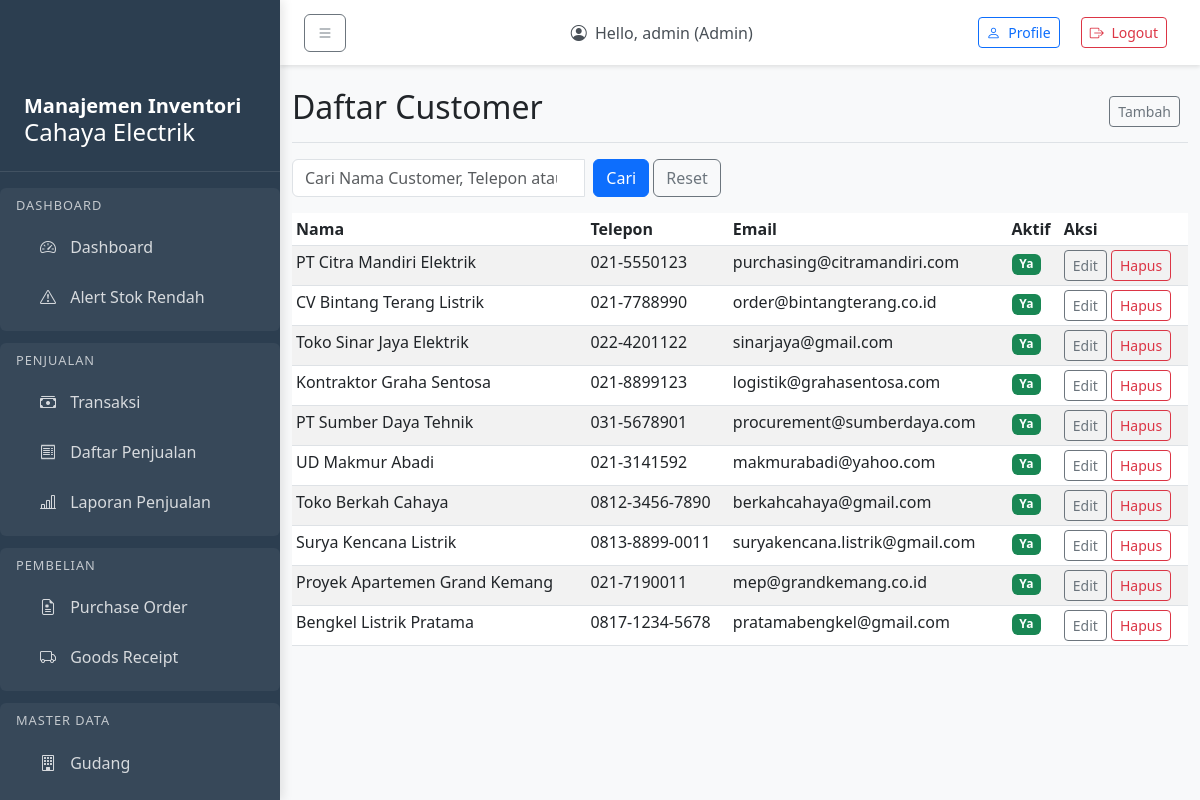
The page /master/customers/ (signed in) on the database its author committed.
### accounts/models.py (models this page shows, shortened)
class User(AbstractUser):
    ROLE_CHOICES = [
        ('admin', 'Admin'),
        ('manager', 'Manager'),
        ('warehouse', 'Warehouse'),
        ('cashier', 'Cashier'),
        ('analyst', 'Analyst'),
    ]
    role = models.CharField(max_length=20, choices=ROLE_CHOICES, default='cashier')
    created_at = models.DateTimeField(auto_now_add=True)
    updated_at = models.DateTimeField(auto_now=True)
    groups = models.ManyToManyField(
        'auth.Group',
        related_name='custom_user_set',
        blank=True,
    )
    user_permissions = models.ManyToManyField(
        'auth.Permission',
        related_name='custom_user_set',
        blank=True,
    )

### master/models.py (models this page shows, shortened)
class Customer(models.Model):
    name = models.CharField(max_length=150)
    phone = models.CharField(max_length=30, blank=True)
    email = models.CharField(max_length=100, blank=True)
    address = models.CharField(max_length=255, blank=True)
    is_active = models.BooleanField(default=True)
    created_at = models.DateTimeField(auto_now_add=True)
    class Meta:
        db_table = 'customer'

### master/views.py (the view)
# urls.py: path('customers/', views.customer_list, name='customer_list'),
@login_required
def customer_list(request):
    if request.user.role not in ['manager', 'admin']:
        raise PermissionDenied("Anda tidak memiliki akses ke fitur ini.")
    customers = Customer.objects.all()
    q = request.GET.get('q', '').strip()
    if q:
        customers = customers.filter(
            Q(name__icontains=q) |
            Q(phone__icontains=q) |
            Q(email__icontains=q)
        )
    paginator = Paginator(customers, 10)  # Show 10 customers per page
    page_number = request.GET.get('page')
    page_obj = paginator.get_page(page_number)
    return render(request, 'master/customer_list.html', {'page_obj': page_obj, 'q': q})

### templates/master/customer_list.html (shortened to what this page needs)
{% extends 'master/base_master.html' %}
{% block master_title %}Daftar Customer{% endblock %}
{% block add_url %}{% url 'master:customer_create' %}{% endblock %}
{% block master_content %}
<form class="row g-2 mb-3" method="get">
    <div class="col-8 col-md-4">
        <div class="input-group">
            <input type="search" id="q" name="q" class="form-control"
                placeholder="Cari Nama Customer, Telepon atau Email..." value="{{ q|default:'' }}"
                data-suggestion-url="{% url 'sales:universal_search' %}">
        </div>
    </div>
    <div class="col-auto">
        <button type="submit" class="btn btn-primary">Cari</button>
        <a href="{% url 'master:customer_list' %}" class="btn btn-outline-secondary">Reset</a>
    </div>
</form>
<div class="table-responsive">
    <table class="table table-striped table-sm">
        <thead>
            <tr>
                <th>Nama</th>
                <th>Telepon</th>
                <th>Email</th>
                <th>Aktif</th>
                <th>Aksi</th>
            </tr>
        </thead>
        <tbody>
            {% for customer in page_obj %}
            <tr>
                <td>{{ customer.name }}</td>
                <td>{{ customer.phone|default:"-" }}</td>
                <td>{{ customer.email|default:"-" }}</td>
                <td>
                    {% if customer.is_active %}
                    <span class="badge bg-success">Ya</span>
                    {% else %}
                    <span class="badge bg-secondary">Tidak</span>
                    {% endif %}
                </td>
                <td>
                    <a href="{% url 'master:customer_update' customer.pk %}"
                        class="btn btn-sm btn-outline-secondary">Edit</a>
                    <a href="{% url 'master:customer_delete' customer.pk %}"
                        class="btn btn-sm btn-outline-danger">Hapus</a>
                </td>
            </tr>
            {% empty %}
            <tr>
                <td colspan="5">Tidak ada customer</td>
            </tr>
            {% endfor %}
        </tbody>
    </table>
</div>
{% endblock %}

### templates/base.html (shortened to what this page needs)
{% load static %}
<!DOCTYPE html>
<html lang="en">
<head>
    <link href="https://cdn.jsdelivr.net/npm/bootstrap@5.3.0-alpha1/dist/css/bootstrap.min.css" rel="stylesheet">
    <link rel="stylesheet" href="https://cdn.jsdelivr.net/npm/bootstrap-icons@1.10.0/font/bootstrap-icons.css">
</head>
<body>
    <div class="sidebar" id="sidebar">
        <div class="sidebar-header">
            <h5></i>Manajemen Inventori</h5>
            <h4></i>Cahaya Electrik</h4>
        </div>
        {% if user.is_authenticated %}
        {% if user.role == 'warehouse' or user.role == 'manager' or user.role == 'admin' %}
        <div class="menu-section">
            <div class="menu-section-title">Dashboard</div>
            <a href="{% url 'summary:dashboard' %}"
                class="nav-link {% if request.resolver_match.url_name == 'dashboard' %}active{% endif %}">
                <i class="bi bi-speedometer2"></i> Dashboard
            </a>
            <a href="{% url 'inventory:low_stock_alerts' %}"
                class="nav-link  {% if 'low_stock' in request.resolver_match.url_name %}active{% endif %}">
                <i class="bi bi-exclamation-triangle"></i> Alert Stok Rendah
            </a>
        </div>
        {% endif %}
        {% if user.role == 'cashier' or user.role == 'manager' or user.role == 'admin' %}
        <div class="menu-section">
            <div class="menu-section-title">Penjualan</div>
            <a href="{% url 'sales:pos' %}"
                class="nav-link {% if 'pos' in request.resolver_match.url_name %}active{% endif %}">
                <i class="bi bi-cash-stack"></i> Transaksi
            </a>
            <a href="{% url 'sales:sale_list' %}"
                class="nav-link {% if 'sale_list' in request.resolver_match.url_name %}active{% endif %}">
                <i class="bi bi-receipt"></i> Daftar Penjualan
            </a>
            {% if user.role == 'manager' or user.role == 'admin' %}
            <a href="{% url 'sales:sale_report' %}"
                class="nav-link {% if 'sale_report' in request.resolver_match.url_name %}active{% endif %}">
                <i class="bi bi-bar-chart-line"></i> Laporan Penjualan
            </a>
            {% endif %}
        </div>
        {% endif %}
        {% if user.role == 'manager' or user.role == 'admin' %}
        <div class="menu-section">
            <div class="menu-section-title">Pembelian</div>
            <a href="{% url 'purchases:purchase_order_list' %}"
                class="nav-link {% if 'purchase_order' in request.resolver_match.url_name %}active{% endif %}">
                <i class="bi bi-file-earmark-medical"></i> Purchase Order
            </a>
            <a href="{% url 'purchases:goods_receipt_list' %}"
                class="nav-link {% if 'goods_receipt' in request.resolver_match.url_name %}active{% endif %}">
                <i class="bi bi-truck"></i> Goods Receipt
            </a>
        </div>
        {% endif %}
        {% if user.role == 'manager' or user.role == 'admin' %}
        <div class="menu-section">
            <div class="menu-section-title">Master Data</div>
            <a href="{% url 'inventory:warehouse_list' %}"
                class="nav-link {% if 'warehouse' in request.resolver_match.url_name %}active{% endif %}">
                <i class="bi bi-building"></i> Gudang
            </a>
            <a href="{% url 'inventory:stock_list' %}"
                class="nav-link {% if 'stock' in request.resolver_match.url_name %}active{% endif %}">
            </a>
        </div>
        {% endif %}
        {% endif %}
    </div>
    <nav class="top-navbar">
        <div class="d-flex justify-content-between align-items-center">
            <button class="btn btn-outline-secondary me-3" id="sidebarToggle">
                <i class="bi bi-list"></i>
            </button>
            <div class="navbar-text text-dark me-3">
                <i class="bi bi-person-circle me-1"></i>
                Hello, {{ user.username }} ({{ user.get_role_display }})
            </div>
            <div>
                <a class="btn btn-outline-primary btn-sm me-2" href="{% url 'accounts:profile' %}">
                    <i class="bi bi-person me-1"></i> Profile
                </a>
                <a class="btn  btn-sm">
                    <form action="{% url 'accounts:logout' %}" method="post">
                        <button class="btn btn-outline-danger btn-sm" type="submit">
                            <i class="bi bi-box-arrow-right me-1"></i> Logout
                        </button>
                    </form>
                </a>
            </div>
        </div>
    </nav>
    <div class="main-content">
        <div class="container-fluid mt-5 pt-4">
            <div class="row">
                <div class="col-12">
                    {% block content %}
                    {% endblock %}
                </div>
            </div>
        </div>
    </div>
</body>
</html>

### templates/base.html (style rules this page uses)
body { overflow-x: hidden; background-color: #f8f9fa; }
.sidebar { width: 280px; min-width: 280px; position: fixed; top: 0; left: 0; height: 100vh; z-index: 100; padding-top: 70px; background-color: #2c3e50; color: white; transition: all 0.3s; box-shadow: 3px 0 10px rgba(0, 0, 0, 0.1); overflow-y: auto; }
.sidebar .nav-link { color: rgba(255, 255, 255, 0.8); padding: 0.75rem 1.5rem; margin: 0.125rem 0; border-radius: 0.375rem; transition: all 0.2s; }
.sidebar .nav-link i { margin-right: 10px; width: 20px; text-align: center; }
.main-content { margin-left: 280px; padding: 0; }
.top-navbar { position: fixed; top: 0; left: 280px; right: 0; z-index: 90; background-color: white; padding: 0.75rem 1.5rem; box-shadow: 0 2px 4px rgba(0, 0, 0, 0.1); }
.top-navbar .navbar-text { color: #495057 !important; }
.sidebar-header { padding: 1.5rem 1.5rem 1rem; border-bottom: 1px solid rgba(255, 255, 255, 0.1); margin-bottom: 1rem; }
.sidebar-header h5 { margin: 0; font-weight: 600; }
.menu-section { padding: 0.5rem 1rem; margin: 0.75rem 0; border-radius: 0.375rem; background-color: rgba(255, 255, 255, 0.05); }
.menu-section-title { font-size: 0.8rem; text-transform: uppercase; letter-spacing: 1px; margin-bottom: 0.5rem; color: rgba(255, 255, 255, 0.7); }

### rows shown on the page
User: username "admin", role "Admin"
Customer: name "PT Citra Mandiri Elektrik", phone "021-5550123", email "purchasing@citramandiri.com", is_active "Ya"
Customer: name "CV Bintang Terang Listrik", phone "021-7788990", email "order@bintangterang.co.id", is_active "Ya"
Customer: name "Toko Sinar Jaya Elektrik", phone "022-4201122", email "sinarjaya@gmail.com", is_active "Ya"
Customer: name "Kontraktor Graha Sentosa", phone "021-8899123", email "logistik@grahasentosa.com", is_active "Ya"
Customer: name "PT Sumber Daya Tehnik", phone "031-5678901", email "procurement@sumberdaya.com", is_active "Ya"
Customer: name "UD Makmur Abadi", phone "021-3141592", email "makmurabadi@yahoo.com", is_active "Ya"
Customer: name "Toko Berkah Cahaya", phone "0812-3456-7890", email "berkahcahaya@gmail.com", is_active "Ya"
Customer: name "Surya Kencana Listrik", phone "0813-8899-0011", email "suryakencana.listrik@gmail.com", is_active "Ya"
Customer: name "Proyek Apartemen Grand Kemang", phone "021-7190011", email "mep@grandkemang.co.id", is_active "Ya"
Customer: name "Bengkel Listrik Pratama", phone "0817-1234-5678", email "pratamabengkel@gmail.com", is_active "Ya"
